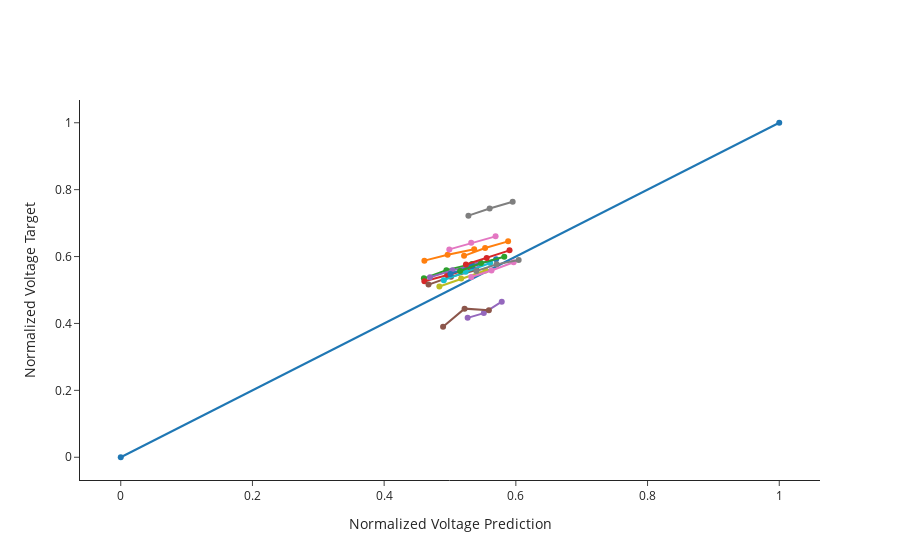

Notebook code for this chart:
### Markdown cell above
## Parity Plot of Training Error

### Code cell
# random plotting traing error at some interval = skip to not make the plot rendering too slow
batch_size = datasets["batch_size"]
skip = 70

fig = go.Figure()
fig.add_trace(go.Scatter(x=[0, 1], y=[0, 1], showlegend=False, mode="markers+lines"))
for i in range(0, len(datasets["X_train"]), batch_size * skip):
    df_pred = pd.DataFrame(model.predict(datasets["X_train"][i : i + batch_size], verbose=0)[:, :, 0])
    df_train = pd.DataFrame(datasets["y_train"][i : i + batch_size][:, :, 0])
    fig.add_trace(
        go.Scatter(
            x=df_pred[0].values,
            y=df_train[0].values,
            showlegend=False,
            mode="markers+lines",
        )
    )

fig.update_yaxes(title="Normalized Voltage Target")
fig.update_xaxes(title="Normalized Voltage Prediction")
fig.update_layout(template="simple_white")
fig.update_layout(height=500)

### Figure 1 — Plotly figure (JSON) as saved in the notebook; plotly's stock layout.template omitted (floating-point values rounded to 4 significant figures)
{"data": [{"mode": "markers+lines", "showlegend": false, "type": "scatter", "x": [0, 1], "y": [0, 1]}, {"mode": "markers+lines", "showlegend": false, "type": "scatter", "x": [0.4611, 0.4964, 0.5367], "y": [0.5878, 0.6052, 0.6219]}, {"mode": "markers+lines", "showlegend": false, "type": "scatter", "x": [0.4604, 0.4945, 0.5334], "y": [0.5349, 0.5588, 0.5777]}, {"mode": "markers+lines", "showlegend": false, "type": "scatter", "x": [0.4611, 0.4957, 0.5349], "y": [0.5261, 0.5449, 0.5648]}, {"mode": "markers+lines", "showlegend": false, "type": "scatter", "x": [0.4697, 0.5037, 0.542], "y": [0.538, 0.5588, 0.5778]}, {"mode": "markers+lines", "showlegend": false, "type": "scatter", "x": [0.4674, 0.5015, 0.5402], "y": [0.5162, 0.5394, 0.5598]}, {"mode": "markers+lines", "showlegend": false, "type": "scatter", "x": [0.499, 0.5322, 0.5692], "y": [0.6213, 0.6409, 0.6604]}, {"mode": "markers+lines", "showlegend": false, "type": "scatter", "x": [0.528, 0.5602, 0.5952], "y": [0.7223, 0.7437, 0.7637]}, {"mode": "markers+lines", "showlegend": false, "type": "scatter", "x": [0.4839, 0.517, 0.554], "y": [0.5106, 0.5343, 0.5583]}, {"mode": "markers+lines", "showlegend": false, "type": "scatter", "x": [0.4906, 0.5238, 0.561], "y": [0.5294, 0.5544, 0.5808]}, {"mode": "markers+lines", "showlegend": false, "type": "scatter", "x": [0.5007, 0.5335, 0.57], "y": [0.548, 0.5721, 0.5919]}, {"mode": "markers+lines", "showlegend": false, "type": "scatter", "x": [0.5214, 0.5533, 0.5882], "y": [0.6021, 0.6256, 0.6454]}, {"mode": "markers+lines", "showlegend": false, "type": "scatter", "x": [0.5154, 0.5472, 0.5824], "y": [0.5566, 0.5804, 0.5991]}, {"mode": "markers+lines", "showlegend": false, "type": "scatter", "x": [0.5242, 0.5557, 0.5904], "y": [0.5763, 0.5954, 0.6185]}, {"mode": "markers+lines", "showlegend": false, "type": "scatter", "x": [0.5268, 0.5514, 0.5786], "y": [0.4167, 0.4309, 0.4652]}, {"mode": "markers+lines", "showlegend": false, "type": "scatter", "x": [0.4895, 0.5221, 0.559], "y": [0.3899, 0.4443, 0.4395]}, {"mode": "markers+lines", "showlegend": false, "type": "scatter", "x": [0.5322, 0.563, 0.5967], "y": [0.539, 0.5581, 0.5829]}, {"mode": "markers+lines", "showlegend": false, "type": "scatter", "x": [0.5399, 0.5708, 0.6043], "y": [0.5568, 0.5766, 0.5896]}], "layout": {"autosize": true, "xaxis": {"autorange": true, "range": [-0.06051, 1.061], "title": {"text": "Normalized Voltage Prediction"}, "type": "linear"}, "yaxis": {"autorange": true, "range": [-0.07041, 1.07], "title": {"text": "Normalized Voltage Target"}, "type": "linear"}}}
